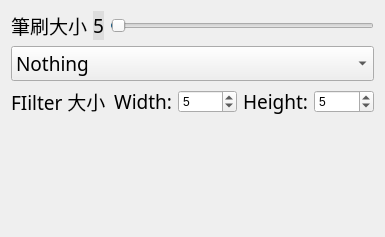
<?xml version="1.0" encoding="UTF-8"?>
<ui version="4.0">
 <class>Form</class>
 <widget class="QWidget" name="Form">
  <property name="geometry">
   <rect>
    <x>0</x>
    <y>0</y>
    <width>385</width>
    <height>237</height>
   </rect>
  </property>
  <property name="sizePolicy">
   <sizepolicy hsizetype="Expanding" vsizetype="MinimumExpanding">
    <horstretch>0</horstretch>
    <verstretch>0</verstretch>
   </sizepolicy>
  </property>
  <property name="windowTitle">
   <string>Form</string>
  </property>
  <layout class="QVBoxLayout" name="verticalLayout_2">
   <item>
    <layout class="QVBoxLayout" name="verticalLayout">
     <item>
      <layout class="QHBoxLayout" name="horizontalLayout">
       <item>
        <widget class="QLabel" name="label">
         <property name="font">
          <font>
           <family>Agency FB</family>
           <pointsize>14</pointsize>
          </font>
         </property>
         <property name="text">
          <string>筆刷大小</string>
         </property>
        </widget>
       </item>
       <item>
        <widget class="QLabel" name="slider_value_lb">
         <property name="font">
          <font>
           <family>Agency FB</family>
           <pointsize>14</pointsize>
          </font>
         </property>
         <property name="styleSheet">
          <string notr="true">QLabel{
background:rgb(221, 221, 221)
}</string>
         </property>
         <property name="text">
          <string>5</string>
         </property>
        </widget>
       </item>
       <item>
        <widget class="QSlider" name="pen_size_slider">
         <property name="minimum">
          <number>4</number>
         </property>
         <property name="maximum">
          <number>200</number>
         </property>
         <property name="value">
          <number>5</number>
         </property>
         <property name="sliderPosition">
          <number>5</number>
         </property>
         <property name="orientation">
          <enum>Qt::Horizontal</enum>
         </property>
        </widget>
       </item>
      </layout>
     </item>
     <item>
      <widget class="QComboBox" name="selected_algo_cbox">
       <property name="font">
        <font>
         <family>Agency FB</family>
         <pointsize>14</pointsize>
        </font>
       </property>
       <item>
        <property name="text">
         <string>Nothing</string>
        </property>
       </item>
       <item>
        <property name="text">
         <string>Mean</string>
        </property>
       </item>
       <item>
        <property name="text">
         <string>Medium</string>
        </property>
       </item>
       <item>
        <property name="text">
         <string>GaussianBlur</string>
        </property>
       </item>
       <item>
        <property name="text">
         <string>Max</string>
        </property>
       </item>
       <item>
        <property name="text">
         <string>Min</string>
        </property>
       </item>
       <item>
        <property name="text">
         <string>Unsharp_mean</string>
        </property>
       </item>
       <item>
        <property name="text">
         <string>Unsharp_gaussian</string>
        </property>
       </item>
       <item>
        <property name="text">
         <string>Histogram equalization</string>
        </property>
       </item>
      </widget>
     </item>
     <item>
      <layout class="QHBoxLayout" name="horizontalLayout_5">
       <item>
        <widget class="QLabel" name="label_2">
         <property name="sizePolicy">
          <sizepolicy hsizetype="Preferred" vsizetype="Preferred">
           <horstretch>0</horstretch>
           <verstretch>0</verstretch>
          </sizepolicy>
         </property>
         <property name="font">
          <font>
           <family>Agency FB</family>
           <pointsize>14</pointsize>
           <weight>50</weight>
           <bold>false</bold>
          </font>
         </property>
         <property name="text">
          <string>FIilter 大小</string>
         </property>
        </widget>
       </item>
       <item>
        <widget class="QLabel" name="label_4">
         <property name="sizePolicy">
          <sizepolicy hsizetype="Preferred" vsizetype="Preferred">
           <horstretch>0</horstretch>
           <verstretch>0</verstretch>
          </sizepolicy>
         </property>
         <property name="font">
          <font>
           <family>Agency FB</family>
           <pointsize>14</pointsize>
          </font>
         </property>
         <property name="text">
          <string>Width:</string>
         </property>
         <property name="alignment">
          <set>Qt::AlignRight|Qt::AlignTrailing|Qt::AlignVCenter</set>
         </property>
        </widget>
       </item>
       <item>
        <widget class="QSpinBox" name="width_sb">
         <property name="minimum">
          <number>3</number>
         </property>
         <property name="maximum">
          <number>7</number>
         </property>
         <property name="value">
          <number>5</number>
         </property>
        </widget>
       </item>
       <item>
        <widget class="QLabel" name="label_3">
         <property name="sizePolicy">
          <sizepolicy hsizetype="Preferred" vsizetype="Preferred">
           <horstretch>0</horstretch>
           <verstretch>0</verstretch>
          </sizepolicy>
         </property>
         <property name="font">
          <font>
           <family>Agency FB</family>
           <pointsize>14</pointsize>
          </font>
         </property>
         <property name="text">
          <string>Height:</string>
         </property>
         <property name="alignment">
          <set>Qt::AlignRight|Qt::AlignTrailing|Qt::AlignVCenter</set>
         </property>
        </widget>
       </item>
       <item>
        <widget class="QSpinBox" name="height_sb">
         <property name="minimum">
          <number>3</number>
         </property>
         <property name="maximum">
          <number>7</number>
         </property>
         <property name="value">
          <number>5</number>
         </property>
        </widget>
       </item>
      </layout>
     </item>
     <item>
      <spacer name="verticalSpacer">
       <property name="orientation">
        <enum>Qt::Vertical</enum>
       </property>
       <property name="sizeHint" stdset="0">
        <size>
         <width>20</width>
         <height>40</height>
        </size>
       </property>
      </spacer>
     </item>
    </layout>
   </item>
  </layout>
 </widget>
 <resources/>
 <connections>
  <connection>
   <sender>pen_size_slider</sender>
   <signal>valueChanged(int)</signal>
   <receiver>slider_value_lb</receiver>
   <slot>setNum(int)</slot>
   <hints>
    <hint type="sourcelabel">
     <x>249</x>
     <y>22</y>
    </hint>
    <hint type="destinationlabel">
     <x>98</x>
     <y>22</y>
    </hint>
   </hints>
  </connection>
 </connections>
</ui>
